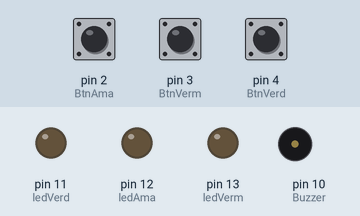
This sketch was run on a simulated Arduino Uno, built with avr-gcc and run on an emulated ATmega328P. On the bench: output pins drawn as LEDs (lit = HIGH), buzzer (waves = sounding). The inputs (shaded band) are chosen by the test bench; at power-on: pin 3 (BtnVerm) LOW, pin 2 (BtnAma) LOW, pin 4 (BtnVerd) LOW.

Above: at 1.2 s.
1.3 s: pin 3 (BtnVerm) pulled HIGH for 0.15 s
At 2.5 s:
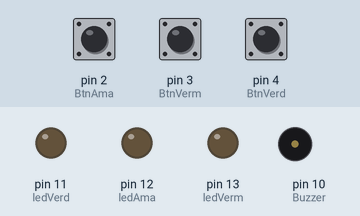
3.0 s: pin 2 (BtnAma) pulled HIGH for 0.15 s
At 3.8 s:
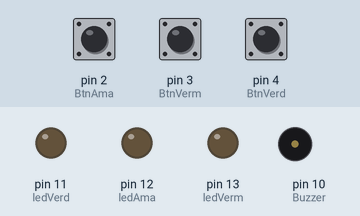
4.7 s: pin 4 (BtnVerd) pulled HIGH for 0.15 s
At 5.2 s:
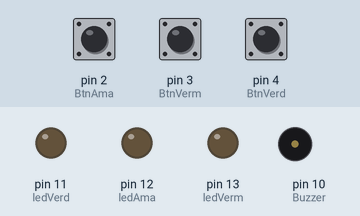
6.4 s: pin 4 (BtnVerd) pulled HIGH for 3.2 s
At 7.3 s:
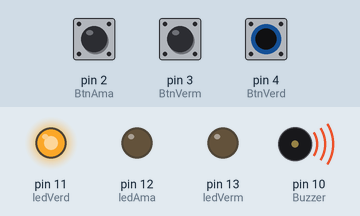
11.1 s: pin 2 (BtnAma) pulled HIGH for 0.15 s
At 12.4 s:
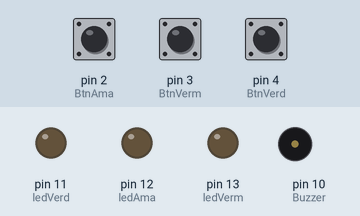
12.8 s: pin 2 (BtnAma) pulled HIGH for 3.2 s
At 13.4 s:
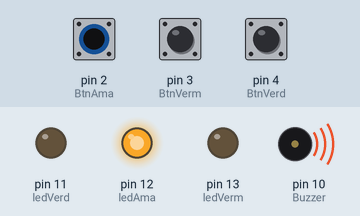
Timing chart, 0 to 17.5 s (numbered marks = the images above; inputs shaded):
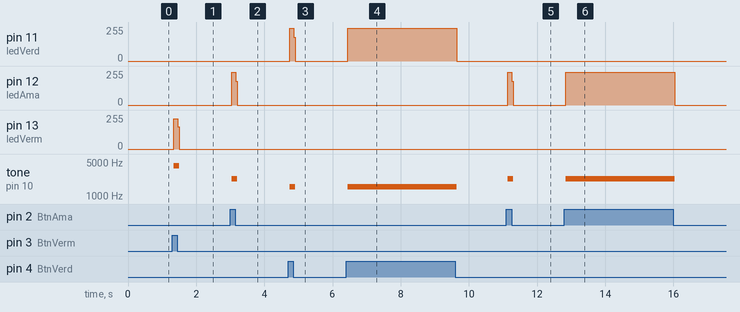

The sketch:

Led_Buzzer.ino
```cpp
/****** MODULO 1 ********/

const int ledVerm = 13;
const int ledAma = 12;
const int ledVerd = 11;
const int BtnVerm = 3;
const int BtnAma = 2;
const int BtnVerd = 4;
const int Buzzer = 10;
int EstadoBtnVerm = 0;
int EstadoBtnAma = 0;
int EstadoBtnVerd = 0;
int Tom = 0;

void setup() {
  pinMode(ledVerm, OUTPUT);
  pinMode(BtnVerm, INPUT);
  pinMode(ledAma, OUTPUT);
  pinMode(BtnAma, INPUT);
  pinMode(ledVerd, OUTPUT);
  pinMode(BtnVerd, INPUT);
  pinMode(Buzzer, OUTPUT);
}

void loop() {
  EstadoBtnVerm = digitalRead(BtnVerm);
  EstadoBtnAma = digitalRead(BtnAma);
  EstadoBtnVerd = digitalRead(BtnVerd);

  // BOTAO VERMELHO
  if (EstadoBtnVerm && !EstadoBtnAma && !EstadoBtnVerd) {
    Tom = 100;
    digitalWrite(ledVerm, HIGH);
  }
  // BOTAO AMARELO
  if (EstadoBtnAma && !EstadoBtnVerm && !EstadoBtnVerd) {
    Tom = 200;
    digitalWrite(ledAma, HIGH);
  }
  // BOTAO VERDE
  if (EstadoBtnVerd && !EstadoBtnAma && !EstadoBtnVerm) {
    Tom = 300;
    digitalWrite(ledVerd, HIGH);
  }
  // BUZZER
  if (Tom > 0) {
    digitalWrite(Buzzer, HIGH);
    delayMicroseconds(Tom);
    digitalWrite(Buzzer, LOW);
    delayMicroseconds(Tom);
    Tom = 0;
    digitalWrite(ledVerm, LOW);
    digitalWrite(ledVerd, LOW);
    digitalWrite(ledAma, LOW);
  }
}
```

Measured:
- after the input at 1.3 s, pin 13 (ledVerm): 0/255 → 227/255 at once, → 0/255 0.12 s later; tone on pin 10 (Buzzer): silent → 4184 Hz at once, → silent 0.16 s later
- after the input at 3.0 s, pin 12 (ledAma): 0/255 → 244/255 at once, → 0/255 0.12 s later; tone on pin 10 (Buzzer): silent → 2277 Hz at once, → silent 0.16 s later
- after the input at 4.7 s, pin 11 (ledVerd): 0/255 → 246/255 at once, → 0/255 0.12 s later; tone on pin 10 (Buzzer): silent → 1563 Hz at once, → silent 0.16 s later
- after the input at 6.4 s, pin 11 (ledVerd): 0/255 → 246/255 at once, → 0/255 3.2 s later; tone on pin 10 (Buzzer): silent → 1563 Hz at once, → silent 3.2 s later
- after the input at 11.1 s, pin 12 (ledAma): 0/255 → 244/255 at once, → 0/255 0.12 s later; tone on pin 10 (Buzzer): silent → 2277 Hz at once, → silent 0.16 s later
- after the input at 12.8 s, pin 12 (ledAma): 0/255 → 244/255 at once, → 0/255 3.2 s later; tone on pin 10 (Buzzer): silent → 2277 Hz at once, → silent 3.2 s later
